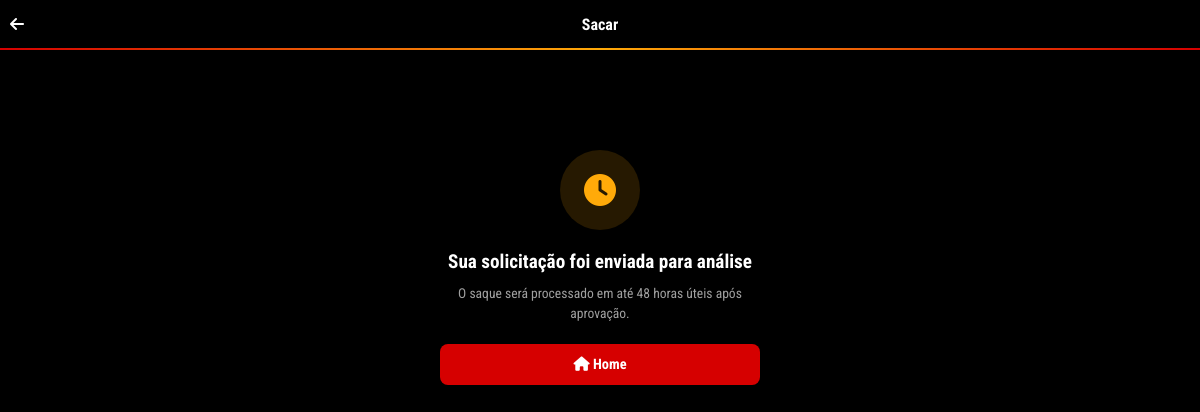
Page /withdraw_status.php (signed in) on the committed database.
### tables this page shows
CREATE TABLE users (
        id INTEGER PRIMARY KEY AUTOINCREMENT,
        username TEXT UNIQUE NOT NULL,
        email TEXT,
        phone TEXT,
        password TEXT NOT NULL,
        balance REAL DEFAULT 0.00,
        avatar TEXT DEFAULT '',
        lang TEXT DEFAULT 'pt',
        first_deposit_done INTEGER DEFAULT 0,
        lang_bonus_claimed INTEGER DEFAULT 0,
        created_at DATETIME DEFAULT CURRENT_TIMESTAMP
    );

### config.php (called while the page is built, shortened)
<?php
function getDB() {
    static $pdo = null;
    if ($pdo !== null) return $pdo;
    $pdo = new PDO('sqlite:' . DB_PATH);
    $pdo->setAttribute(PDO::ATTR_ERRMODE, PDO::ERRMODE_EXCEPTION);
    $pdo->setAttribute(PDO::ATTR_DEFAULT_FETCH_MODE, PDO::FETCH_ASSOC);
    $pdo->exec("CREATE TABLE IF NOT EXISTS users (
        id INTEGER PRIMARY KEY AUTOINCREMENT,
        username TEXT UNIQUE NOT NULL,
        email TEXT,
        phone TEXT,
        password TEXT NOT NULL,
        balance REAL DEFAULT 0.00,
        avatar TEXT DEFAULT '',
        lang TEXT DEFAULT 'pt',
        first_deposit_done INTEGER DEFAULT 0,
        lang_bonus_claimed INTEGER DEFAULT 0,
        created_at DATETIME DEFAULT CURRENT_TIMESTAMP
    )");
    $pdo->exec("CREATE TABLE IF NOT EXISTS games (
        id INTEGER PRIMARY KEY AUTOINCREMENT,
        name TEXT NOT NULL,
        category_id INTEGER DEFAULT 0,
        provider TEXT DEFAULT 'PG Soft',
        image TEXT DEFAULT '',
        image_url TEXT DEFAULT '',
        is_hot INTEGER DEFAULT 0,
        is_new INTEGER DEFAULT 0,
        sort_order INTEGER DEFAULT 0
    )");
    $pdo->exec("CREATE TABLE IF NOT EXISTS transactions (
        id INTEGER PRIMARY KEY AUTOINCREMENT,
        user_id INTEGER NOT NULL,
        type TEXT NOT NULL,
        amount REAL NOT NULL,
        status TEXT DEFAULT 'pending',
        pix_type TEXT,
        pix_key TEXT,
        full_name TEXT,
        cpf TEXT,
        mp_preference_id TEXT,
        mp_payment_id TEXT,
        created_at DATETIME DEFAULT CURRENT_TIMESTAMP
    )");
    try { $pdo->exec("ALTER TABLE users ADD COLUMN lang TEXT DEFAULT 'pt'"); } catch(Exception $e) {}
    try { $pdo->exec("ALTER TABLE users ADD COLUMN first_deposit_done INTEGER DEFAULT 0"); } catch(Exception $e) {}
    try { $pdo->exec("ALTER TABLE users ADD COLUMN lang_bonus_claimed INTEGER DEFAULT 0"); } catch(Exception $e) {}
    try { $pdo->exec("ALTER TABLE games ADD COLUMN image_url TEXT DEFAULT ''"); } catch(Exception $e) {}
    try { $pdo->exec("ALTER TABLE transactions ADD COLUMN full_name TEXT"); } catch(Exception $e) {}
    try { $pdo->exec("ALTER TABLE transactions ADD COLUMN cpf TEXT"); } catch(Exception $e) {}
    return $pdo;
}
function getCurrentUser() {
    $db = getDB();
    $stmt = $db->prepare("SELECT * FROM users WHERE id = :id");
    $stmt->execute([':id' => $_SESSION['user_id']]);
    return $stmt->fetch();
}
function getLang() {
    $user = getCurrentUser();
    if ($user && !empty($user['lang'])) return $user['lang'];
    return 'it';
}
function t($key) {
    static $translations = null;
    $lang = getLang();
    return $translations[$lang][$key] ?? $translations['it'][$key] ?? $key;
}

### withdraw_status.php (the view, shortened to what this page needs)
<?php
require_once __DIR__ . '/config.php';
$lang = getLang();
?>
<!DOCTYPE html>
<html lang="<?= $lang ?>">
<head>
    <link rel="stylesheet" href="https://cdnjs.cloudflare.com/ajax/libs/font-awesome/6.5.1/css/all.min.css">
    <link rel="stylesheet" href="/assets/css/style.css">
</head>
<body>
<header class="navbar-top">
    <div class="navbar-left">
        <a href="/" style="color:#fff;font-size:1rem;"><i class="fa-solid fa-arrow-left"></i></a>
    </div>
    <div class="navbar-center"><span style="font-weight:700;font-size:1rem;"><?= t('withdraw') ?></span></div>
</header>
<div class="red-separator"></div>
<div class="page-wrapper" style="text-align:center;padding-top:60px;">
    <div style="margin:40px auto;max-width:320px;">
        <div style="width:80px;height:80px;border-radius:50%;background:rgba(255,170,9,0.15);display:flex;align-items:center;justify-content:center;margin:0 auto 20px;">
            <i class="fa-solid fa-clock" style="font-size:2rem;color:var(--color-gold);"></i>
        </div>
        <h2 style="font-size:1.2rem;font-weight:700;margin-bottom:10px;color:#fff;"><?= t('analysis') ?></h2>
        <p style="font-size:0.85rem;color:var(--text-secondary);line-height:1.5;margin-bottom:20px;">
            <?= t('analysis_desc') ?>
        </p>
        <a href="/" class="btn-submit" style="display:block;text-decoration:none;text-align:center;">
            <i class="fa-solid fa-house"></i> <?= t('home') ?>
        </a>
    </div>
</div>
</body>
</html>

### assets/css/style.css (style rules this page uses)
:root { --bg-primary: #000000; --bg-secondary: #0a0a0a; --bg-card: #111111; --bg-card-hover: #1a1a1a; --bg-input: #1a1a1a; --bg-modal: #111111; --color-red: #d60000; --color-red-dark: #a00000; --color-gold: #ffaa09; --color-gold-light: #fff0bb; --color-green: #1db954; --color-green-dark: #056B2A; --text-primary: #ffffff; --text-secondary: #a0a0a0; --text-muted: #555; --border-radius: 16px; --border-radius-sm: 10px; --font-primary: 'Roboto Condensed', sans-serif; --font-secondary: 'Inter', sans-serif; --navbar-height: 48px; --bottom-nav-height: 58px; }
* { margin: 0; padding: 0; box-sizing: border-box; }
html { scroll-behavior: smooth; }
body { font-family: var(--font-primary); background: var(--bg-primary); color: var(--text-primary); min-height: 100vh; overflow-x: hidden; -webkit-font-smoothing: antialiased; }
a { text-decoration: none; color: inherit; }
.navbar-top { position: fixed; top: 0; left: 0; right: 0; height: var(--navbar-height); background: #000; display: flex; align-items: center; justify-content: space-between; padding: 0 10px; z-index: 100; }
.navbar-left, .navbar-right { display: flex; align-items: center; gap: 6px; }
.navbar-center { position: absolute; left: 50%; transform: translateX(-50%); }
.red-separator { height: 2px; background: linear-gradient(90deg, var(--color-red), var(--color-gold), var(--color-red)); margin-top: var(--navbar-height); }
.page-wrapper { padding: calc(var(--navbar-height) + 4px) 14px var(--bottom-nav-height); max-width: 500px; margin: 0 auto; }
.btn-submit { width: 100%; padding: 12px; background: var(--color-red); color: #fff; font-size: 0.9rem; font-weight: 700; border-radius: 8px; border: none; cursor: pointer; }

### rows in the picture
users: lang "Sacar", lang "Sua solicitação foi enviada para análise", lang "O saque será processado em até 48 horas úteis após aprovação.", lang "Home"
